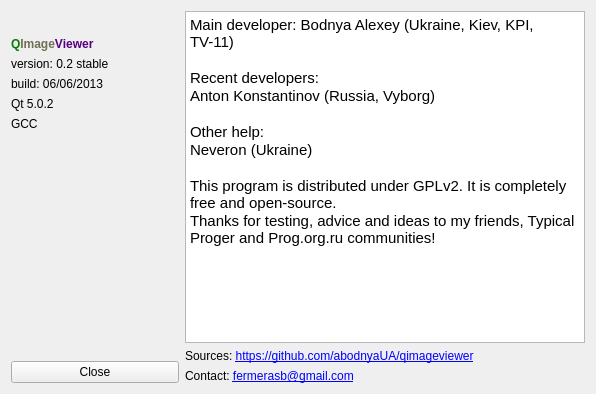
<?xml version="1.0" encoding="UTF-8"?>
<ui version="4.0">
 <class>aboutForm</class>
 <widget class="QWidget" name="aboutForm">
  <property name="geometry">
   <rect>
    <x>0</x>
    <y>0</y>
    <width>596</width>
    <height>394</height>
   </rect>
  </property>
  <property name="windowTitle">
   <string>QImageViewer - About</string>
  </property>
  <layout class="QHBoxLayout" name="horizontalLayout_2">
   <item>
    <layout class="QVBoxLayout" name="verticalLayout">
     <item>
      <layout class="QHBoxLayout" name="horizontalLayout">
       <item>
        <spacer name="horizontalSpacer">
         <property name="orientation">
          <enum>Qt::Horizontal</enum>
         </property>
         <property name="sizeHint" stdset="0">
          <size>
           <width>40</width>
           <height>20</height>
          </size>
         </property>
        </spacer>
       </item>
       <item>
        <widget class="QLabel" name="label">
         <property name="text">
          <string/>
         </property>
         <property name="pixmap">
          <pixmap resource="resources.qrc">:/res/icon.png</pixmap>
         </property>
        </widget>
       </item>
       <item>
        <spacer name="horizontalSpacer_2">
         <property name="orientation">
          <enum>Qt::Horizontal</enum>
         </property>
         <property name="sizeHint" stdset="0">
          <size>
           <width>40</width>
           <height>20</height>
          </size>
         </property>
        </spacer>
       </item>
      </layout>
     </item>
     <item>
      <widget class="QLabel" name="label_2">
       <property name="maximumSize">
        <size>
         <width>16777215</width>
         <height>16777215</height>
        </size>
       </property>
       <property name="text">
        <string>&lt;html&gt;&lt;head/&gt;&lt;body&gt;&lt;p&gt;&lt;span style=&quot; font-weight:600; color:#008000;&quot;&gt;Q&lt;/span&gt;&lt;span style=&quot; font-weight:600; color:#6f6f53;&quot;&gt;Image&lt;/span&gt;&lt;span style=&quot; font-weight:600; color:#55007f;&quot;&gt;Viewer&lt;/span&gt;&lt;/p&gt;&lt;/body&gt;&lt;/html&gt;</string>
       </property>
       <property name="textFormat">
        <enum>Qt::RichText</enum>
       </property>
      </widget>
     </item>
     <item>
      <widget class="QLabel" name="versionLabel">
       <property name="maximumSize">
        <size>
         <width>16777215</width>
         <height>16777215</height>
        </size>
       </property>
       <property name="text">
        <string>version: 0.2 stable</string>
       </property>
      </widget>
     </item>
     <item>
      <widget class="QLabel" name="buildDateLabel">
       <property name="maximumSize">
        <size>
         <width>16777215</width>
         <height>16777215</height>
        </size>
       </property>
       <property name="text">
        <string>build: 06/06/2013</string>
       </property>
      </widget>
     </item>
     <item>
      <widget class="QLabel" name="qtversionLabel">
       <property name="maximumSize">
        <size>
         <width>16777215</width>
         <height>16777215</height>
        </size>
       </property>
       <property name="text">
        <string>Qt 5.0.2</string>
       </property>
      </widget>
     </item>
     <item>
      <widget class="QLabel" name="compillerLabel">
       <property name="text">
        <string>GCC</string>
       </property>
      </widget>
     </item>
     <item>
      <spacer name="verticalSpacer">
       <property name="orientation">
        <enum>Qt::Vertical</enum>
       </property>
       <property name="sizeHint" stdset="0">
        <size>
         <width>20</width>
         <height>40</height>
        </size>
       </property>
      </spacer>
     </item>
     <item>
      <widget class="QPushButton" name="pushButton">
       <property name="maximumSize">
        <size>
         <width>16777215</width>
         <height>16777215</height>
        </size>
       </property>
       <property name="text">
        <string>Close</string>
       </property>
       <property name="shortcut">
        <string>Ctrl+Return</string>
       </property>
      </widget>
     </item>
    </layout>
   </item>
   <item>
    <layout class="QVBoxLayout" name="verticalLayout_2">
     <item>
      <widget class="QTextEdit" name="textEdit">
       <property name="minimumSize">
        <size>
         <width>400</width>
         <height>0</height>
        </size>
       </property>
       <property name="html">
        <string>&lt;!DOCTYPE HTML PUBLIC &quot;-//W3C//DTD HTML 4.0//EN&quot; &quot;http://www.w3.org/TR/REC-html40/strict.dtd&quot;&gt;
&lt;html&gt;&lt;head&gt;&lt;meta name=&quot;qrichtext&quot; content=&quot;1&quot; /&gt;&lt;style type=&quot;text/css&quot;&gt;
p, li { white-space: pre-wrap; }
&lt;/style&gt;&lt;/head&gt;&lt;body style=&quot; font-family:'Cantarell'; font-size:11pt; font-weight:400; font-style:normal;&quot;&gt;
&lt;p style=&quot; margin-top:0px; margin-bottom:0px; margin-left:0px; margin-right:0px; -qt-block-indent:0; text-indent:0px;&quot;&gt;&lt;span style=&quot; font-family:'Ubuntu';&quot;&gt;Main developer: Bodnya Alexey (Ukraine, Kiev, KPI, TV-11)&lt;/span&gt;&lt;/p&gt;
&lt;p style=&quot;-qt-paragraph-type:empty; margin-top:0px; margin-bottom:0px; margin-left:0px; margin-right:0px; -qt-block-indent:0; text-indent:0px; font-family:'Ubuntu';&quot;&gt;&lt;br /&gt;&lt;/p&gt;
&lt;p style=&quot; margin-top:0px; margin-bottom:0px; margin-left:0px; margin-right:0px; -qt-block-indent:0; text-indent:0px;&quot;&gt;&lt;span style=&quot; font-family:'Ubuntu';&quot;&gt;Recent developers:&lt;/span&gt;&lt;/p&gt;
&lt;p style=&quot; margin-top:0px; margin-bottom:0px; margin-left:0px; margin-right:0px; -qt-block-indent:0; text-indent:0px;&quot;&gt;&lt;span style=&quot; font-family:'Ubuntu';&quot;&gt;Anton Konstantinov (Russia, Vyborg)&lt;/span&gt;&lt;/p&gt;
&lt;p style=&quot;-qt-paragraph-type:empty; margin-top:0px; margin-bottom:0px; margin-left:0px; margin-right:0px; -qt-block-indent:0; text-indent:0px; font-family:'Ubuntu';&quot;&gt;&lt;br /&gt;&lt;/p&gt;
&lt;p style=&quot; margin-top:0px; margin-bottom:0px; margin-left:0px; margin-right:0px; -qt-block-indent:0; text-indent:0px;&quot;&gt;&lt;span style=&quot; font-family:'Ubuntu';&quot;&gt;Other help:&lt;/span&gt;&lt;/p&gt;
&lt;p style=&quot; margin-top:0px; margin-bottom:0px; margin-left:0px; margin-right:0px; -qt-block-indent:0; text-indent:0px;&quot;&gt;&lt;span style=&quot; font-family:'Ubuntu';&quot;&gt;Neveron (Ukraine)&lt;/span&gt;&lt;/p&gt;
&lt;p style=&quot;-qt-paragraph-type:empty; margin-top:0px; margin-bottom:0px; margin-left:0px; margin-right:0px; -qt-block-indent:0; text-indent:0px; font-family:'Ubuntu';&quot;&gt;&lt;br /&gt;&lt;/p&gt;
&lt;p style=&quot; margin-top:0px; margin-bottom:0px; margin-left:0px; margin-right:0px; -qt-block-indent:0; text-indent:0px;&quot;&gt;&lt;span style=&quot; font-family:'Ubuntu';&quot;&gt;This program is distributed under GPLv2. It is completely free and open-source.&lt;/span&gt;&lt;/p&gt;
&lt;p style=&quot; margin-top:0px; margin-bottom:0px; margin-left:0px; margin-right:0px; -qt-block-indent:0; text-indent:0px;&quot;&gt;&lt;span style=&quot; font-family:'Ubuntu';&quot;&gt;Thanks for testing, advice and ideas to my friends, Typical Proger and Prog.org.ru communities!&lt;/span&gt;&lt;/p&gt;&lt;/body&gt;&lt;/html&gt;</string>
       </property>
      </widget>
     </item>
     <item>
      <widget class="QLabel" name="label_7">
       <property name="text">
        <string>&lt;html&gt;&lt;head/&gt;&lt;body&gt;&lt;p&gt;Sources: &lt;a href=&quot;https://github.com/abodnyaUA/qimageviewer&quot;&gt;&lt;span style=&quot; text-decoration: underline; color:#0000ff;&quot;&gt;https://github.com/abodnyaUA/qimageviewer&lt;/span&gt;&lt;/a&gt;&lt;/p&gt;&lt;/body&gt;&lt;/html&gt;</string>
       </property>
       <property name="textFormat">
        <enum>Qt::RichText</enum>
       </property>
      </widget>
     </item>
     <item>
      <widget class="QLabel" name="label_6">
       <property name="text">
        <string>Contact: &lt;a href=&quot;mailto:fermerasb@gmail.com&quot;&gt;fermerasb@gmail.com&lt;/a&gt;</string>
       </property>
       <property name="textFormat">
        <enum>Qt::RichText</enum>
       </property>
      </widget>
     </item>
    </layout>
   </item>
  </layout>
 </widget>
 <resources>
  <include location="resources.qrc"/>
 </resources>
 <connections/>
</ui>
